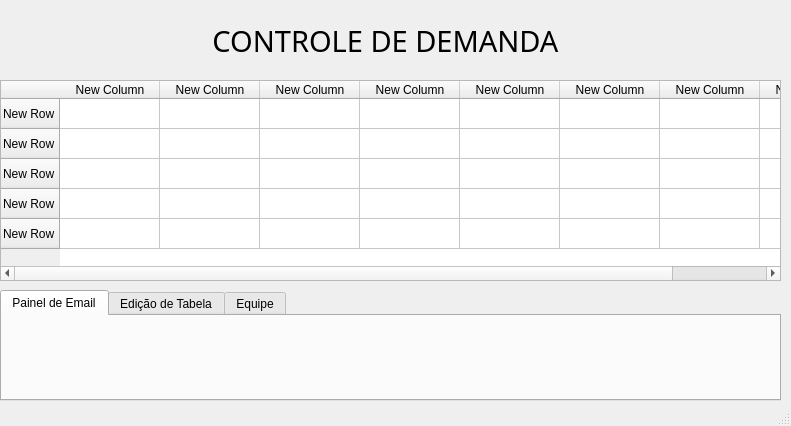
<?xml version="1.0" encoding="UTF-8"?>
<ui version="4.0">
 <class>MainWindow</class>
 <widget class="QMainWindow" name="MainWindow">
  <property name="geometry">
   <rect>
    <x>0</x>
    <y>0</y>
    <width>791</width>
    <height>426</height>
   </rect>
  </property>
  <property name="windowTitle">
   <string>MainWindow</string>
  </property>
  <widget class="QWidget" name="centralwidget">
   <widget class="QLabel" name="label">
    <property name="geometry">
     <rect>
      <x>120</x>
      <y>10</y>
      <width>531</width>
      <height>61</height>
     </rect>
    </property>
    <property name="font">
     <font>
      <family>Clarendon Blk BT</family>
      <pointsize>22</pointsize>
     </font>
    </property>
    <property name="text">
     <string>CONTROLE DE DEMANDA</string>
    </property>
    <property name="textFormat">
     <enum>Qt::AutoText</enum>
    </property>
    <property name="alignment">
     <set>Qt::AlignCenter</set>
    </property>
   </widget>
   <widget class="QTabWidget" name="tabWidget">
    <property name="geometry">
     <rect>
      <x>0</x>
      <y>290</y>
      <width>781</width>
      <height>111</height>
     </rect>
    </property>
    <property name="currentIndex">
     <number>0</number>
    </property>
    <widget class="QWidget" name="tab">
     <attribute name="title">
      <string>Painel de Email</string>
     </attribute>
    </widget>
    <widget class="QWidget" name="tab_2">
     <attribute name="title">
      <string>Edição de Tabela</string>
     </attribute>
    </widget>
    <widget class="QWidget" name="tab_3">
     <attribute name="title">
      <string>Equipe</string>
     </attribute>
    </widget>
   </widget>
   <widget class="QTableWidget" name="tableWidget">
    <property name="geometry">
     <rect>
      <x>0</x>
      <y>80</y>
      <width>781</width>
      <height>201</height>
     </rect>
    </property>
    <row>
     <property name="text">
      <string>New Row</string>
     </property>
    </row>
    <row>
     <property name="text">
      <string>New Row</string>
     </property>
    </row>
    <row>
     <property name="text">
      <string>New Row</string>
     </property>
    </row>
    <row>
     <property name="text">
      <string>New Row</string>
     </property>
    </row>
    <row>
     <property name="text">
      <string>New Row</string>
     </property>
    </row>
    <column>
     <property name="text">
      <string>New Column</string>
     </property>
    </column>
    <column>
     <property name="text">
      <string>New Column</string>
     </property>
    </column>
    <column>
     <property name="text">
      <string>New Column</string>
     </property>
    </column>
    <column>
     <property name="text">
      <string>New Column</string>
     </property>
    </column>
    <column>
     <property name="text">
      <string>New Column</string>
     </property>
    </column>
    <column>
     <property name="text">
      <string>New Column</string>
     </property>
    </column>
    <column>
     <property name="text">
      <string>New Column</string>
     </property>
    </column>
    <column>
     <property name="text">
      <string>New Column</string>
     </property>
    </column>
   </widget>
  </widget>
  <widget class="QStatusBar" name="statusbar"/>
 </widget>
 <resources/>
 <connections/>
</ui>
